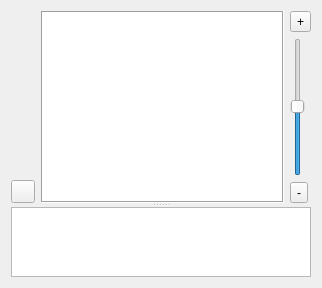
<?xml version="1.0" encoding="UTF-8"?>
<ui version="4.0">
 <class>ImageWidget</class>
 <widget class="QWidget" name="ImageWidget">
  <property name="geometry">
   <rect>
    <x>0</x>
    <y>0</y>
    <width>322</width>
    <height>288</height>
   </rect>
  </property>
  <property name="windowTitle">
   <string>Form</string>
  </property>
  <layout class="QHBoxLayout" name="horizontalLayout">
   <item>
    <widget class="QSplitter" name="splitter">
     <property name="orientation">
      <enum>Qt::Vertical</enum>
     </property>
     <widget class="QWidget" name="layoutWidget">
      <layout class="QHBoxLayout" name="mainPhoto_H_layout">
       <item>
        <layout class="QVBoxLayout" name="fullscreen_layout">
         <item>
          <spacer name="verticalSpacer">
           <property name="orientation">
            <enum>Qt::Vertical</enum>
           </property>
           <property name="sizeHint" stdset="0">
            <size>
             <width>20</width>
             <height>40</height>
            </size>
           </property>
          </spacer>
         </item>
         <item>
          <widget class="QToolButton" name="fullscreen_toolbtn">
           <property name="text">
            <string/>
           </property>
           <property name="icon">
            <iconset resource="../source.qrc">
             <normaloff>:/icons/full_screen_ic.png</normaloff>:/icons/full_screen_ic.png</iconset>
           </property>
          </widget>
         </item>
        </layout>
       </item>
       <item>
        <widget class="QGraphicsView" name="main_photo_gv">
         <property name="sizePolicy">
          <sizepolicy hsizetype="Expanding" vsizetype="Minimum">
           <horstretch>0</horstretch>
           <verstretch>0</verstretch>
          </sizepolicy>
         </property>
         <property name="frameShape">
          <enum>QFrame::Box</enum>
         </property>
        </widget>
       </item>
       <item>
        <layout class="QVBoxLayout" name="zoom_layout">
         <item>
          <widget class="QToolButton" name="plus_toolbtn">
           <property name="text">
            <string>+</string>
           </property>
          </widget>
         </item>
         <item>
          <widget class="QSlider" name="zoom_v_slider">
           <property name="minimum">
            <number>-100</number>
           </property>
           <property name="value">
            <number>0</number>
           </property>
           <property name="sliderPosition">
            <number>0</number>
           </property>
           <property name="orientation">
            <enum>Qt::Vertical</enum>
           </property>
          </widget>
         </item>
         <item>
          <widget class="QToolButton" name="minus_toolbtn">
           <property name="text">
            <string>-</string>
           </property>
          </widget>
         </item>
        </layout>
       </item>
      </layout>
     </widget>
     <widget class="QTableView" name="preview_table">
      <property name="sizePolicy">
       <sizepolicy hsizetype="Expanding" vsizetype="Maximum">
        <horstretch>0</horstretch>
        <verstretch>0</verstretch>
       </sizepolicy>
      </property>
      <property name="maximumSize">
       <size>
        <width>16777215</width>
        <height>140</height>
       </size>
      </property>
      <property name="editTriggers">
       <set>QAbstractItemView::NoEditTriggers</set>
      </property>
      <property name="selectionMode">
       <enum>QAbstractItemView::SingleSelection</enum>
      </property>
      <property name="iconSize">
       <size>
        <width>100</width>
        <height>100</height>
       </size>
      </property>
      <property name="showGrid">
       <bool>false</bool>
      </property>
      <property name="cornerButtonEnabled">
       <bool>false</bool>
      </property>
      <attribute name="horizontalHeaderVisible">
       <bool>false</bool>
      </attribute>
      <attribute name="verticalHeaderVisible">
       <bool>false</bool>
      </attribute>
     </widget>
    </widget>
   </item>
  </layout>
 </widget>
 <resources>
  <include location="../source.qrc"/>
 </resources>
 <connections/>
</ui>
